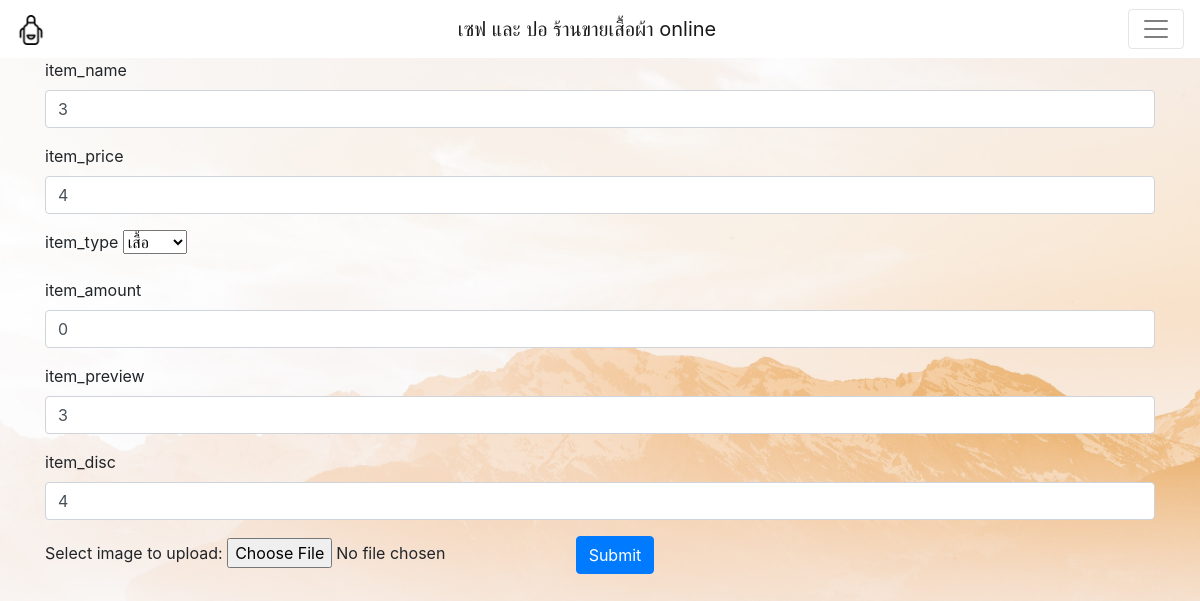
Screenshot of /item_update.php?id_item=3 (signed in) with the database file from the repository.
### tables this page shows
CREATE TABLE `item` (
  `id_item` int(10) NOT NULL COMMENT 'รหัสสินค้า',
  `item_name` text NOT NULL,
  `item_price` int(10) NOT NULL COMMENT 'ราคา',
  `item_type` int(2) NOT NULL COMMENT 'ประเภท',
  `item_disc` text NOT NULL COMMENT 'คำอธิบาย',
  `item_preview` mediumtext NOT NULL COMMENT 'คำอธิบายแบบย่อ',
  `item_amount` int(10) NOT NULL COMMENT 'จำนวน',
  `imagelocation` text NOT NULL
);

### item_update.php (the view, shortened to what this page needs)
<?php
require_once('connect.php');
$item_update_id = $_GET["id_item"];
$stmt = $conn->prepare("SELECT * FROM `item` WHERE `id_item` = '$item_update_id';");
$stmt->execute();
$item_data= $stmt->fetch();
?>
<!DOCTYPE html>
<html lang="en">
<head>
    <link rel="stylesheet" href="css/bootstrap.min.css" />
</head>
<body>
    <?php include_once (__DIR__) . ('/include/navbar.php'); ?>
    <div class="container">
        <form action="item_update_SQL.php?id_item=<?php echo $item_update_id; ?>" method="POST" enctype="multipart/form-data">
            <div class="form-group">
                <label for="exampleInputEmail1">item_name</label>
                <input  name="item_name" class="form-control" aria-describedby="emailHelp" value="<?php echo $item_data['item_name']; ?>">
            </div>
            <div class="form-group">
                <label for="exampleInputPassword1">item_price</label>
                <input name="item_price" class="form-control" value="<?php echo $item_data['item_price']; ?>">
            </div>
            <div class="form-group">
                <label for="exampleInputEmail1">item_type</label>
                <select name="item_type" id="track_owner">
                    <?php
                    $track_owner = $conn->prepare("SELECT * FROM item_type");
                    $track_owner->execute();
                    while ($track_owner_result = $track_owner->fetch()) {
                    ?>
                        <option value="<?php echo $track_owner_result["item_type_id"]; ?>">
                            <?php echo $track_owner_result["item_type_name"]; ?>
                        </option>
                    <?php
                    }
                    ?>
                </select>
            </div>
            <div class="form-group">
                <label for="exampleInputEmail1">item_amount</label>
                <input name="item_amount" class="form-control" aria-describedby="emailHelp" value="<?php echo $item_data['item_amount']; ?>">
            </div>
            <div class="form-group">
                <label for="exampleInputEmail1">item_preview</label>
                <input name="item_preview" class="form-control" aria-describedby="emailHelp" value="<?php echo $item_data['item_preview']; ?>">
            </div>
            <div class="form-group">
                <label for="exampleInputEmail1">item_disc</label>
                <input name="item_disc" class="form-control" aria-describedby="emailHelp" value="<?php echo $item_data['item_disc']; ?>">
            </div>
                Select image to upload:
                <input type="file" name="fileToUpload" id="fileToUpload">
            <button type="submit" class="btn btn-primary" name="submit">Submit</button>
        </form>
    </div>
</body>
</html>

### item_update.php (style rules this page uses)
body { background-image: url('image/wall.jpg'); -webkit-background-size: cover; background-attachment: fixed; }

### rows the page displays
item: item_name "3", item_price "4", item_amount "0", item_preview "3", item_disc "4"

### other values shown
form field item_type "เสื้อ"
